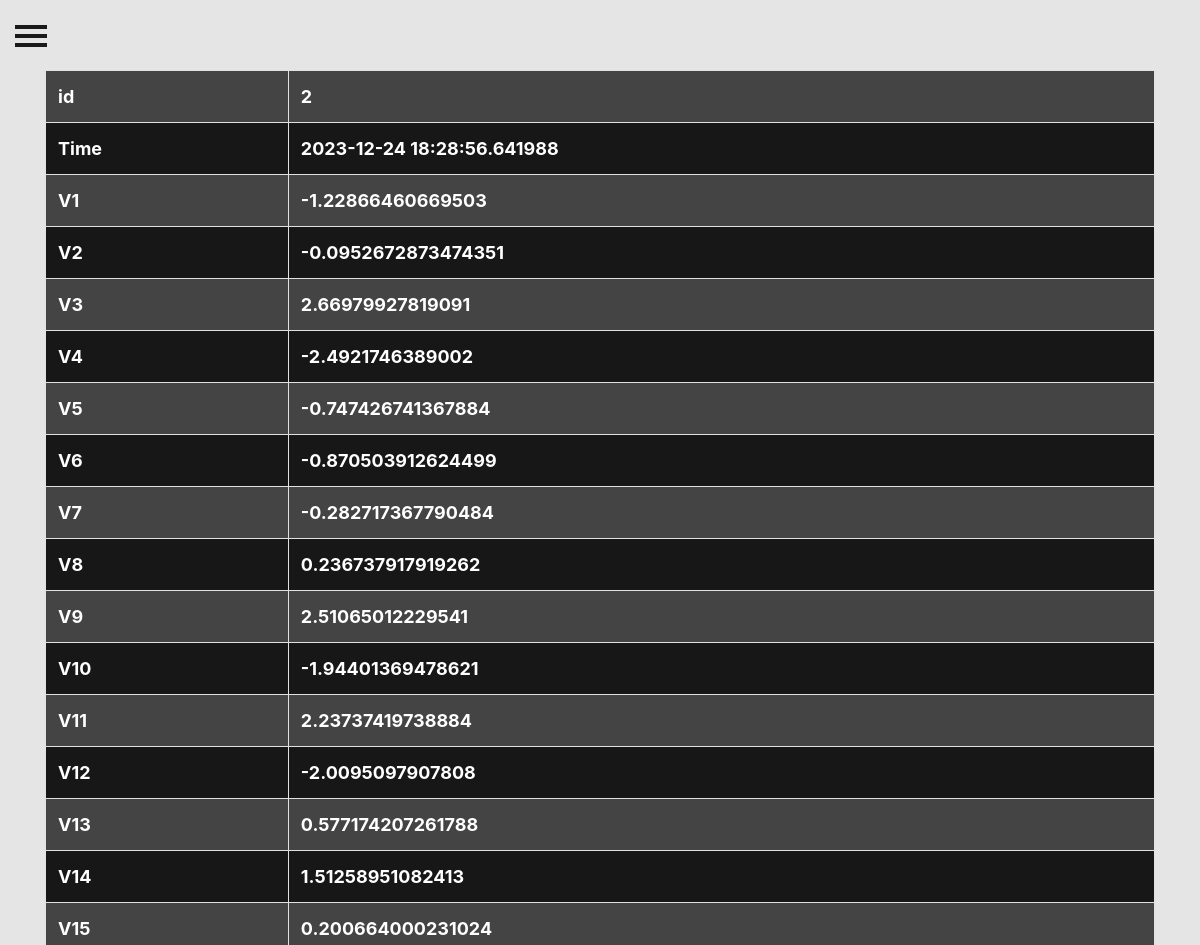
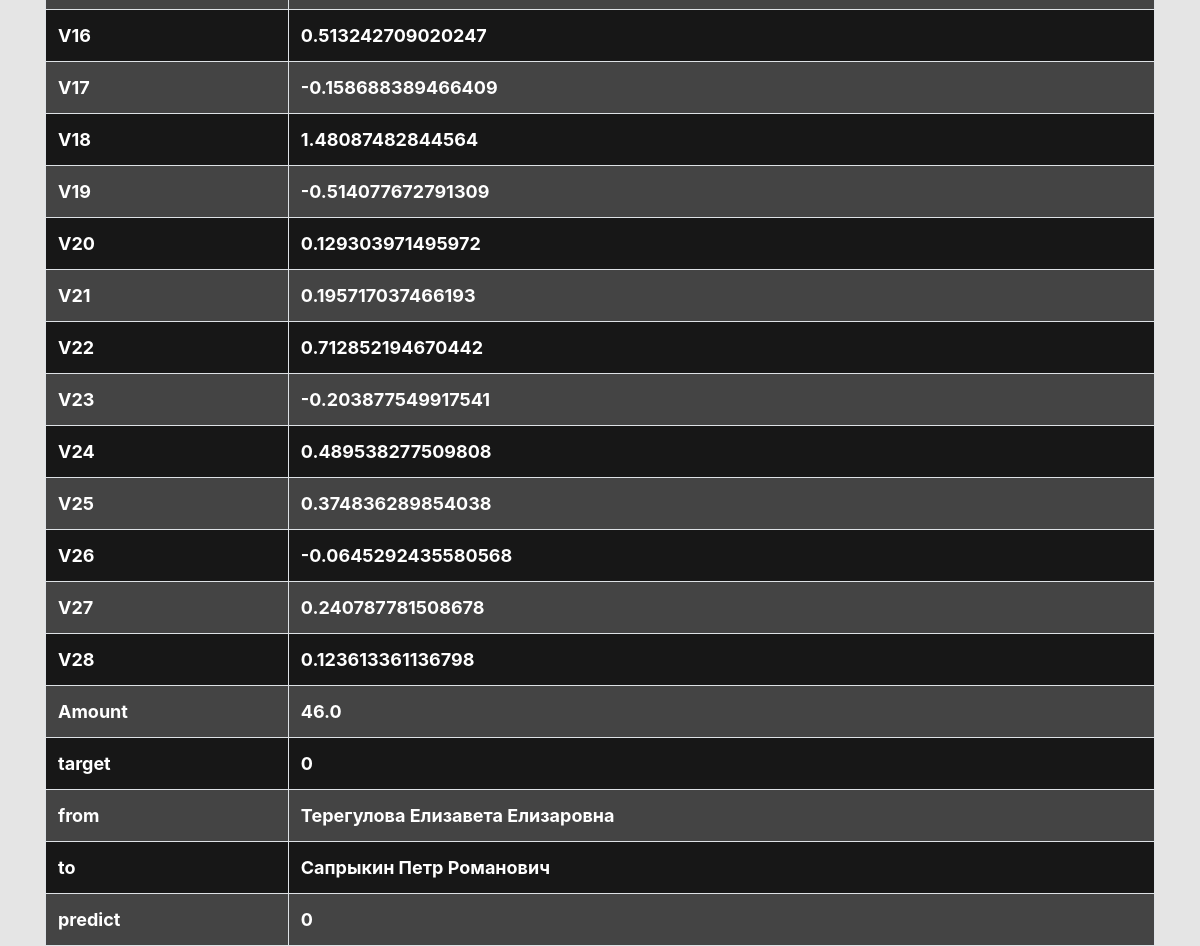
The page /transaction/2 on the database its author committed (2 pictures, top to bottom).
### tables this page shows
CREATE TABLE trs (
id INTEGER PRIMARY KEY,
Time REAL NOT NULL,
V1 REAL NOT NULL,
V2 REAL NOT NULL,
V3 REAL NOT NULL,
V4 REAL NOT NULL,
V5 REAL NOT NULL,
V6 REAL NOT NULL,
V7 REAL NOT NULL,
V8 REAL NOT NULL,
V9 REAL NOT NULL,
V10 REAL NOT NULL,
V11 REAL NOT NULL,
V12 REAL NOT NULL,
V13 REAL NOT NULL,
V14 REAL NOT NULL,
V15 REAL NOT NULL,
V16 REAL NOT NULL,
V17 REAL NOT NULL,
V18 REAL NOT NULL,
V19 REAL NOT NULL,
V20 REAL NOT NULL,
V21 REAL NOT NULL,
V22 REAL NOT NULL,
V23 REAL NOT NULL,
V24 REAL NOT NULL,
V25 REAL NOT NULL,
V26 REAL NOT NULL,
V27 REAL NOT NULL,
V28 REAL NOT NULL,

Amount REAL NOT NULL,
target INTEGER NOT NULL,
'from' TEXT NOT NULL,
'to' TEXT NOT NULL,
predict INTEGER NOT NULL
);

### server.py (the view)
@app.route('/transaction/<id>')
def transaction(id):
    data, description = get_person_data(id)
    print(str(datetime.datetime.fromtimestamp(data[1])))
    data[1] = str(datetime.datetime.fromtimestamp(data[1]))
    return render_template('transaction.html', data=data, description=description,
                           length=len(description))

### server.py (called while the page is built)
def get_person_data(id):
    print(id)
    connection = sqlite3.connect('transactions.db')
    cursor = connection.cursor()
    cursor.execute(f'''SELECT *
                   FROM trs
                   WHERE ID={id}''')
    data = cursor.fetchall()
    description = [i[0] for i in cursor.description]
    connection.close()
    if data:
        return (list(data[0]), description)
    else:
        return None

### templates/transaction.html
{% extends 'base.html' %}
{% block content %}
<table id="about-people" class="table table-bordered table-striped mb-0">
    <tbody>
        {% for item in range(length) %}
            <tr>
                <th>
                    {{ description[item] }}
                </th>
                <td>
                    {{ data[item] }}
                </td>
            </tr>
        {% endfor %}
    </tbody>
</table>
{% endblock %}

### static/styles/styles.css (style rules this page uses)
body { position: relative; overflow-x: hidden; background-color: #E5E5E5; }
body, html { height: 100%; }
.table-striped tr { color: white; font-weight: bold; font-size: large; position: relative; }
.table-striped tbody tr:nth-of-type(odd) { background-color: #444444; }
.table-striped tbody tr:nth-of-type(even) { background-color: #171717; }

### rows shown on the page
trs: id "2" "-1.22866460669503" "-0.0952672873474351" "2.66979927819091" "-2.4921746389002" "-0.747426741367884" "-0.870503912624499" "-0.282717367790484" "0.236737917919262" "2.51065012229541" "-1.94401369478621" "2.23737419738884" "-2.0095097907808" "0.577174207261788" "1.51258951082413" "0.200664000231024" "0.513242709020247" "-0.158688389466409" "1.48087482844564" "-0.514077672791309" "0.129303971495972" "0.195717037466193" "0.712852194670442" "-0.203877549917541" "0.489538277509808" "0.374836289854038" "-0.0645292435580568" "0.240787781508678" "0.123613361136798" "46.0" "0" "Терегулова Елизавета Елизаровна" "Сапрыкин Петр Романович" "0"

### other values the page prints
{{ description[item] }} "id" "Time" "V1" "V2" "V3" "V4" "V5" "V6" "V7" "V8" "V9" "V10" "V11" "V12" "V13" "V14" "V15" "V16" "V17" "V18" "V19" "V20" "V21" "V22" "V23" "V24" "V25" "V26" "V27" "V28" "Amount" "target" "from" "to" "predict"
{{ data[item] }} "2023-12-24 18:28:56.641988"
